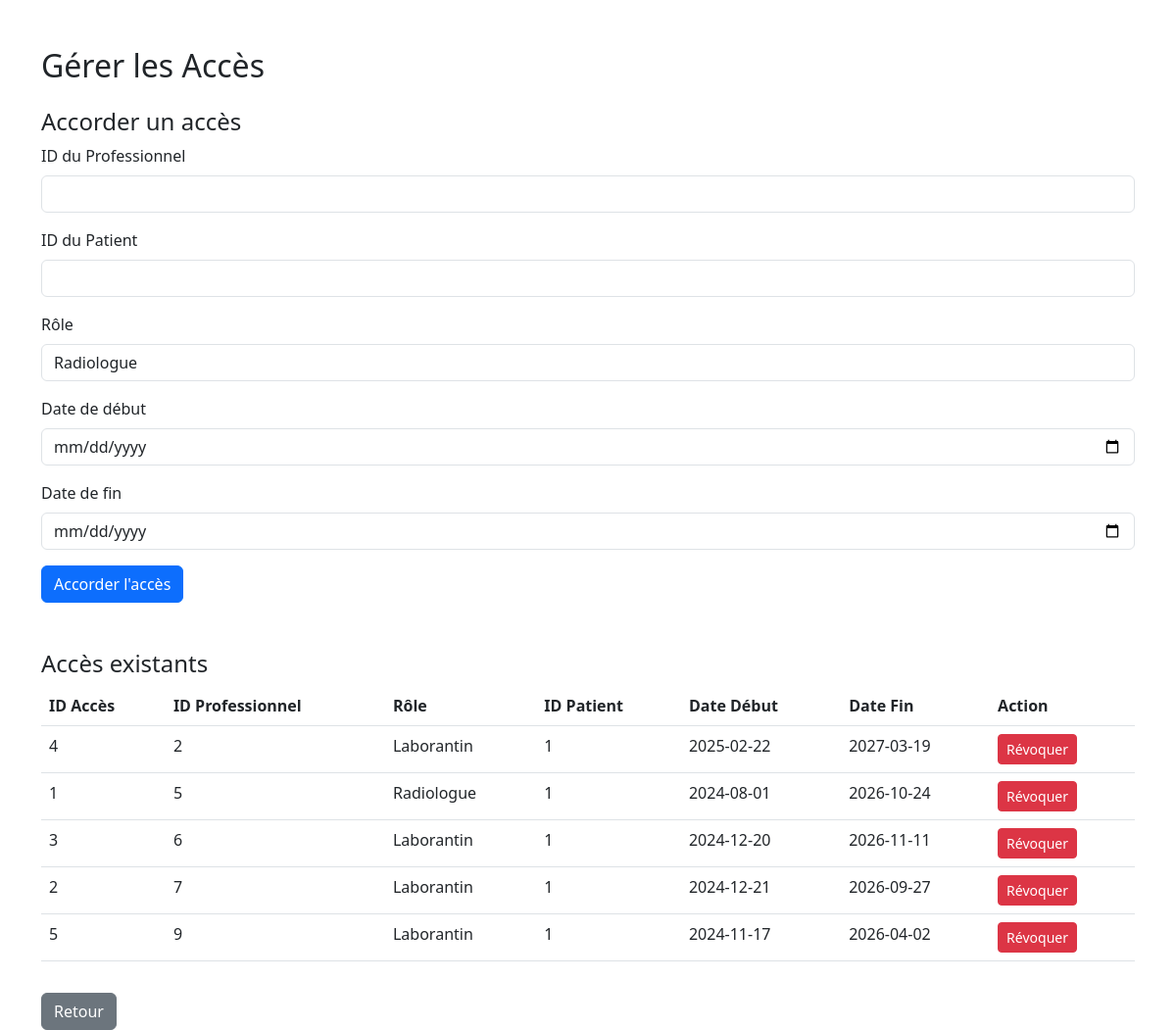
Screenshot of /gerer_acces (signed in) with the database file from the repository.
### models.py (models this page shows)
class Acces(db.Model):
    ID_Acces = db.Column(db.Integer, primary_key=True)
    Utilisateur_ID = db.Column(db.Integer, db.ForeignKey('utilisateur.ID_User'))  # Radiologue ou Laborantin
    Patient_ID = db.Column(db.Integer, db.ForeignKey('utilisateur.ID_User'))  # Patient concerné
    role = db.Column(db.Enum('Radiologue', 'Laborantin', name='role_enum'))  # Type de professionnel ayant accès
    date_debut = db.Column(db.Date)
    date_fin = db.Column(db.Date)

### app.py (the view)
        @login_required
        def decorated_function(*args, **kwargs):
            if current_user.role != role:
                flash("Vous n'avez pas les autorisations nécessaires pour accéder à cette page.", "danger")
                return redirect(url_for('home'))
            return f(*args, **kwargs)

### app.py (called while the page is built, shortened)
@login_manager.user_loader
def load_user(user_id):
    return Utilisateur.query.get(int(user_id))

def role_required(role):
    def decorator(f):
        @login_required
        def decorated_function(*args, **kwargs):
            if current_user.role != role:
                flash("Vous n'avez pas les autorisations nécessaires pour accéder à cette page.", "danger")
                return redirect(url_for('home'))
            return f(*args, **kwargs)
        return decorated_function
    return decorator

@app.route('/gerer_acces', methods=['GET', 'POST'], endpoint='gerer_acces')
@role_required('Médecin')
def gerer_acces():
    acces_existants = Acces.query.join(MedecinTraitant, Acces.Patient_ID == MedecinTraitant.patient_ID)\
                                 .filter(MedecinTraitant.medecin_ID == current_user.ID_User)\
                                 .all()
    return render_template('medecin/gerer_acces.html', acces_existants=acces_existants)

### templates/medecin/gerer_acces.html (shortened to what this page needs)
<!DOCTYPE html>
<html lang="fr">
<head>
    <link href="https://cdn.jsdelivr.net/npm/bootstrap@5.3.0/dist/css/bootstrap.min.css" rel="stylesheet">
</head>
<body>
    <div class="container mt-5">
        <h2 class="mb-4">Gérer les Accès</h2>
        <h4>Accorder un accès</h4>
        <form method="POST" action="{{ url_for('gerer_acces') }}">
            <div class="mb-3">
                <label for="utilisateur_id" class="form-label">ID du Professionnel</label>
                <input type="number" class="form-control" id="utilisateur_id" name="utilisateur_id" required>
            </div>
            <div class="mb-3">
                <label for="patient_id" class="form-label">ID du Patient</label>
                <input type="number" class="form-control" id="patient_id" name="patient_id" required>
            </div>
            <div class="mb-3">
                <label for="role" class="form-label">Rôle</label>
                <select class="form-control" id="role" name="role" required>
                    <option value="Radiologue">Radiologue</option>
                </select>
            </div>
            <div class="mb-3">
                <label for="date_debut" class="form-label">Date de début</label>
                <input type="date" class="form-control" id="date_debut" name="date_debut" required>
            </div>
            <div class="mb-3">
                <label for="date_fin" class="form-label">Date de fin</label>
                <input type="date" class="form-control" id="date_fin" name="date_fin" required>
            </div>
            <button type="submit" class="btn btn-primary">Accorder l'accès</button>
        </form>
        <h4 class="mt-5">Accès existants</h4>
        <table class="table">
            <thead>
                <tr>
                    <th>ID Accès</th>
                    <th>ID Professionnel</th>
                    <th>Rôle</th>
                    <th>ID Patient</th>
                    <th>Date Début</th>
                    <th>Date Fin</th>
                    <th>Action</th>
                </tr>
            </thead>
            <tbody>
                {% for acces in acces_existants %}
                <tr>
                    <td>{{ acces.ID_Acces }}</td>
                    <td>{{ acces.Utilisateur_ID }}</td>
                    <td>{{ acces.role }}</td>
                    <td>{{ acces.Patient_ID }}</td>
                    <td>{{ acces.date_debut.strftime('%Y-%m-%d') }}</td>
                    <td>{{ acces.date_fin.strftime('%Y-%m-%d') }}</td>
                    <td>
                        <form method="POST" action="{{ url_for('gerer_acces') }}" style="display:inline;">
                            <button type="submit" class="btn btn-danger btn-sm">Révoquer</button>
                        </form>
                    </td>
                </tr>
                {% endfor %}
            </tbody>
        </table>
        <a href="{{ url_for('dashboard_medecin') }}" class="btn btn-secondary mt-3">Retour</a>
    </div>
</body>
</html>

### rows the page displays
Acces: ID_Acces "4", Utilisateur_ID "2", role "Laborantin", Patient_ID "1", date_debut "2025-02-22", date_fin "2027-03-19"
Acces: ID_Acces "1", Utilisateur_ID "5", role "Radiologue", Patient_ID "1", date_debut "2024-08-01", date_fin "2026-10-24"
Acces: ID_Acces "3", Utilisateur_ID "6", role "Laborantin", Patient_ID "1", date_debut "2024-12-20", date_fin "2026-11-11"
Acces: ID_Acces "2", Utilisateur_ID "7", role "Laborantin", Patient_ID "1", date_debut "2024-12-21", date_fin "2026-09-27"
Acces: ID_Acces "5", Utilisateur_ID "9", role "Laborantin", Patient_ID "1", date_debut "2024-11-17", date_fin "2026-04-02"
